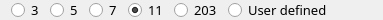
                          <widget class="QFrame" name="grpSubstSchemes">
                           <property name="enabled">
                            <bool>true</bool>
                           </property>
                           <property name="minimumSize">
                            <size>
                             <width>0</width>
                             <height>20</height>
                            </size>
                           </property>
                           <property name="maximumSize">
                            <size>
                             <width>16777215</width>
                             <height>20</height>
                            </size>
                           </property>
                           <property name="frameShape">
                            <enum>QFrame::NoFrame</enum>
                           </property>
                           <property name="frameShadow">
                            <enum>QFrame::Plain</enum>
                           </property>
                           <property name="lineWidth">
                            <number>0</number>
                           </property>
                           <layout class="QHBoxLayout" name="horizontalLayout_12">
                            <property name="topMargin">
                             <number>2</number>
                            </property>
                            <property name="bottomMargin">
                             <number>2</number>
                            </property>
                            <item>
                             <widget class="QRadioButton" name="radSchemes3">
                              <property name="font">
                               <font>
                                <family>Courier 10 Pitch</family>
                                <pointsize>10</pointsize>
                                <weight>50</weight>
                                <italic>false</italic>
                                <bold>false</bold>
                               </font>
                              </property>
                              <property name="toolTip">
                               <string>&lt;html&gt;&lt;head/&gt;&lt;body&gt;&lt;p&gt;Use 3 substitution schemes for DNA data (JC/F81, K80/HKY, SYM/GTR)&lt;/p&gt;&lt;/body&gt;&lt;/html&gt;</string>
                              </property>
                              <property name="text">
                               <string>3</string>
                              </property>
                             </widget>
                            </item>
                            <item>
                             <widget class="QRadioButton" name="radSchemes5">
                              <property name="font">
                               <font>
                                <family>Courier 10 Pitch</family>
                                <pointsize>10</pointsize>
                                <weight>50</weight>
                                <italic>false</italic>
                                <bold>false</bold>
                               </font>
                              </property>
                              <property name="toolTip">
                               <string>&lt;html&gt;&lt;head/&gt;&lt;body&gt;&lt;p&gt;Use 5 substitution schemes for DNA data (JC/F81, K80/HKY, TrN, TPM1, SYM/GTR)&lt;/p&gt;&lt;/body&gt;&lt;/html&gt;</string>
                              </property>
                              <property name="text">
                               <string>5</string>
                              </property>
                             </widget>
                            </item>
                            <item>
                             <widget class="QRadioButton" name="radSchemes7">
                              <property name="font">
                               <font>
                                <family>Courier 10 Pitch</family>
                                <pointsize>10</pointsize>
                                <weight>50</weight>
                                <italic>false</italic>
                                <bold>false</bold>
                               </font>
                              </property>
                              <property name="toolTip">
                               <string>&lt;html&gt;&lt;head/&gt;&lt;body&gt;&lt;p&gt;Use 7 substitution schemes for DNA data (JC/F81, K80/HKY, TrN, TPM1, TIM1, TVM, SYM/GTR)&lt;/p&gt;&lt;/body&gt;&lt;/html&gt;</string>
                              </property>
                              <property name="text">
                               <string>7</string>
                              </property>
                             </widget>
                            </item>
                            <item>
                             <widget class="QRadioButton" name="radSchemes11">
                              <property name="font">
                               <font>
                                <family>Courier 10 Pitch</family>
                                <pointsize>10</pointsize>
                                <weight>50</weight>
                                <italic>false</italic>
                                <bold>false</bold>
                               </font>
                              </property>
                              <property name="toolTip">
                               <string>&lt;html&gt;&lt;head/&gt;&lt;body&gt;&lt;p&gt;Use 11 substitution schemes for DNA data (JC/F81, K80/HKY, TrN, TPM1, TPM2, TPM3, TIM1, TIM2, TIM3, TVM, SYM/GTR)&lt;/p&gt;&lt;/body&gt;&lt;/html&gt;</string>
                              </property>
                              <property name="text">
                               <string>11</string>
                              </property>
                              <property name="checked">
                               <bool>true</bool>
                              </property>
                             </widget>
                            </item>
                            <item>
                             <widget class="QRadioButton" name="radSchemes203">
                              <property name="font">
                               <font>
                                <family>Courier 10 Pitch</family>
                                <pointsize>10</pointsize>
                                <weight>50</weight>
                                <italic>false</italic>
                                <bold>false</bold>
                               </font>
                              </property>
                              <property name="toolTip">
                               <string>&lt;html&gt;&lt;head/&gt;&lt;body&gt;&lt;p&gt;Use 203 substitution schemes for DNA data (all possible GTR submatrices)&lt;/p&gt;&lt;/body&gt;&lt;/html&gt;</string>
                              </property>
                              <property name="text">
                               <string>203</string>
                              </property>
                              <property name="checked">
                               <bool>false</bool>
                              </property>
                             </widget>
                            </item>
                            <item>
                             <widget class="QRadioButton" name="radSchemesUser">
                              <property name="font">
                               <font>
                                <family>Courier 10 Pitch</family>
                                <pointsize>10</pointsize>
                                <weight>50</weight>
                                <italic>false</italic>
                                <bold>false</bold>
                               </font>
                              </property>
                              <property name="toolTip">
                               <string>&lt;html&gt;&lt;head/&gt;&lt;body&gt;&lt;p&gt;Manually define the candidate substitution schemes&lt;/p&gt;&lt;/body&gt;&lt;/html&gt;</string>
                              </property>
                              <property name="text">
                               <string>User defined</string>
                              </property>
                              <property name="checked">
                               <bool>false</bool>
                              </property>
                             </widget>
                            </item>
                            <item>
                             <spacer name="spacer_settings_schemes">
                              <property name="orientation">
                               <enum>Qt::Horizontal</enum>
                              </property>
                              <property name="sizeHint" stdset="0">
                               <size>
                                <width>40</width>
                                <height>20</height>
                               </size>
                              </property>
                             </spacer>
                            </item>
                           </layout>
                          </widget>
